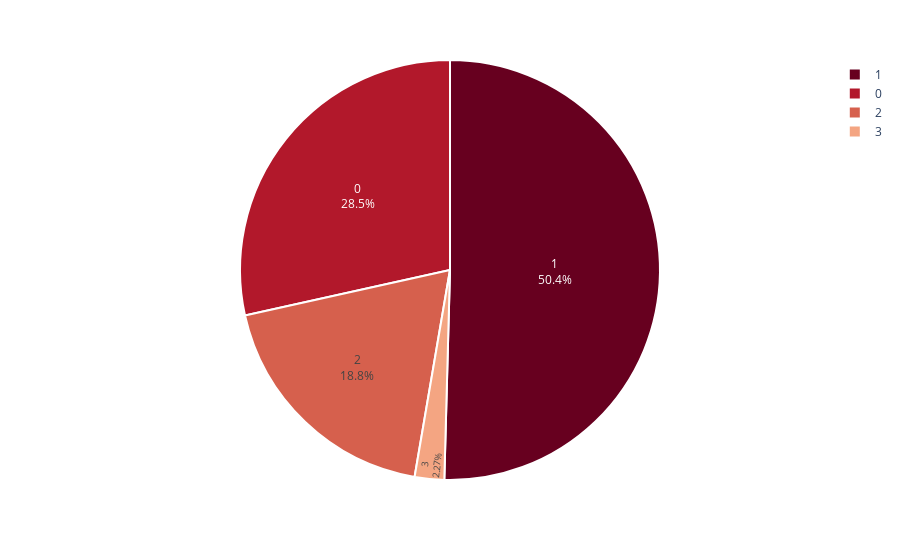

The code cell stored with this chart in its notebook:
### Markdown cell above
<h1 style="background-color:black
;font-family:newtimeroman;font-size:225%;text-align:left; color:#40E0D0">  Child Status </h1><a id=0></a>

### Code cell
children = customer.Children.value_counts()

fig = px.pie(children, 
             values = children.values, 
             names = children.index,
             color_discrete_sequence=px.colors.sequential.RdBu)
fig.update_traces(textposition='inside', textinfo='percent+label', 
                  marker = dict(line = dict(color = 'white', width = 2)))
fig.show()

### Figure 1 — Plotly figure (JSON) as saved in the notebook; plotly's stock layout.template omitted (floating-point values rounded to 4 significant figures)
{"data": [{"domain": {"x": [0, 1], "y": [0, 1]}, "hovertemplate": "index=%{label}<br>value=%{value}<extra></extra>", "labels": [1, 0, 2, 3], "legendgroup": "", "marker": {"line": {"color": "white", "width": 2}}, "name": "", "showlegend": true, "textinfo": "percent+label", "textposition": "inside", "type": "pie", "values": [1112, 628, 415, 50]}], "layout": {"legend": {"tracegroupgap": 0}, "margin": {"t": 60}, "piecolorway": ["rgb(103,0,31)", "rgb(178,24,43)", "rgb(214,96,77)", "rgb(244,165,130)", "rgb(253,219,199)", "rgb(247,247,247)", "rgb(209,229,240)", "rgb(146,197,222)", "rgb(67,147,195)", "rgb(33,102,172)", "rgb(5,48,97)"]}}
